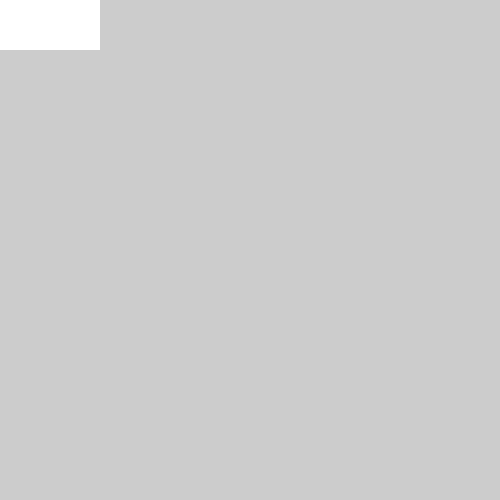
Frame 1 (no input)
Frame 60 (the mouse pressed at the canvas centre just before this capture): identical to frame 1, image omitted
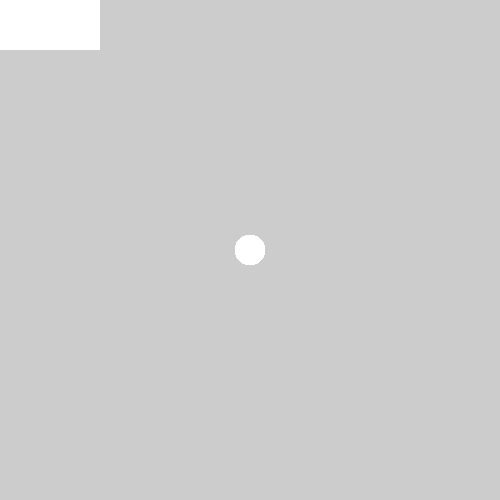
Frame 120 (the mouse held since frame 60 and released just before this capture)

The Processing sketch that drew these frames (run headless with seeded random() and noise(); from frame 60 on, the mouse is pressed at the canvas centre):

// Processing sketch: processing_135626
// ── processing_135626.pde

boolean drawing = false;

// setup - runs one time
void setup()
  {
  // set a stage size of 500 x 500 pixels
  size (500,500);

  // smooth all drawing
  smooth();

  // don't draw an outline around your shapes
  noStroke();
  }

// draw - runs once a frame
void draw()
  {
  // draw a color button
  rect(0,0,100,50);

  // are we in draw mode?
  if (drawing == true)
    {
    ellipse(mouseX, mouseY, 30, 30);
    }

  }

// mousePressed - runs every time the mouse is pressed
void mousePressed()
  {
  // did we click the button?
  if (mouseX > 0 && mouseX < 100 && mouseY > 0 && mouseY < 50)
    {
    fill (random(255), random(255), random(255));
    }

  // otherwise we are in draw mode
  else
    {
    drawing = true;
    }
  }

void mouseReleased()
  {
  drawing = false;
  }
